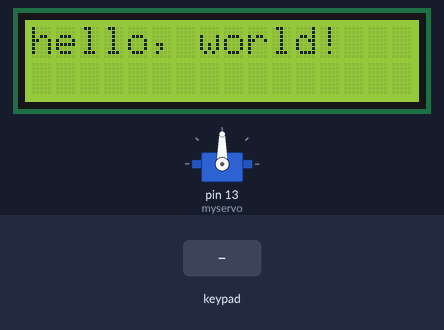
This sketch was run on a simulated Arduino Mega 2560, built with avr-gcc and run on an emulated ATmega2560. Shown: 16×2 character LCD, servo. Inputs (shaded band) come from the test bench. Random numbers use the default seed unless the sketch sets one; what the sketch prints to the serial monitor is not drawn.

Above: at 1.2 s.
1.3 s: keypad keys 3 8 4 0 4 2 4 4 A pressed 0.4 s apart
6.4 s: key 'C' pressed
7.9 s: key 'D' pressed
9.4 s: key 'E' pressed
10.9 s: key 'B' pressed
12.4 s: key 'F' pressed
Timing chart, 0 to 14.9 s (numbered marks = the images above; inputs shaded):
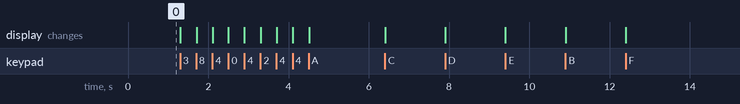

The sketch:

mathBox.ino
```cpp
//Keypad setup
#include <Keypad.h>

const byte ROWS = 4; //four rows
const byte COLS = 4; //four columns
//define the cymbols on the buttons of the keypads
char hexaKeys[ROWS][COLS] = {
  {'1','2','3','C'},
  {'4','5','6','D'},
  {'7','8','9','E'},
  {'A','0','B','F'}
};
byte rowPins[ROWS] = {38, 40, 42, 44}; //connect to the row pinouts of the keypad
byte colPins[COLS] = {46, 48, 50, 52}; //connect to the column pinouts of the keypad

//initialize an instance of class NewKeypad
Keypad customKeypad = Keypad( makeKeymap(hexaKeys), rowPins, colPins, ROWS, COLS);

// LCD setup
#include <LiquidCrystal.h>

// initialize the library with the numbers of the interface pins
LiquidCrystal lcd(7, 6, 5, 4, 3, 2);
//int backLight = 13;    // pin 13 will control the backlight

//Servo setup
#include <Servo.h>

Servo myservo;  // create servo object to control a servo
// twelve servo objects can be created on most boards

int pos = 0;    // variable to store the servo position <change to default pos
int locked_pos = 10;
int open_pos = 10;

//configuration variables
byte num_digits = 2;
byte num_args = 2;
byte num_seq = 1;
byte score = 0;
int answer = 0;
int submitted = 0;
byte op[4]={1,2,3,4};
int argVal[5];
byte opVal[4]={0,0,0,0};

//pinouts
byte digitPin0 = 1;
byte digitPin1 = 3;
byte argPin0 = 5;
byte argPin1 = 3;
byte seqPin0 = 5;
byte seqPin1 = 3;

byte addPin = 1;
byte minusPin = 2;
byte multiplyPin = 3;
byte dividePin = 4;


//char* lcdinitialization[] = {"Answer the question", "To open the box!", "Press A to continue..."} ;
char line0[17];
char line1[17];

char lcdqueryscore[17] = "Tries: ";
char lcdquerytext;

void setup() {
  // put your setup code here, to run once:
  Serial.begin(9600);

  //LCD Setup
  lcd.begin(16, 2);

  lcd.clear();                  // start with a blank screen
  lcd.setCursor(0,0);           // set cursor to column 0, row 0 (the first row)

  // Print a message to the LCD.
  lcd.print("hello, world!");

  //Servo Setup
  myservo.attach(13);  // attaches the servo on pin 9 to the servo object
  //myservo.write(lockedpos);

  //random setup
  randomSeed(analogRead(0)); // change to unused pin

  //setup configuration
  //don't use pin 13 for input
  pinMode(digitPin0, INPUT);
  pinMode(digitPin1, INPUT);
  pinMode(argPin0, INPUT);
  pinMode(argPin1, INPUT);
  pinMode(seqPin0, INPUT);
  pinMode(seqPin1, INPUT);
  pinMode(addPin, INPUT);
  pinMode(minusPin, INPUT);
  pinMode(multiplyPin, INPUT);
  pinMode(dividePin, INPUT);


  //read pins for configuration

  availableOperators(op,digitalRead(addPin),digitalRead(minusPin),digitalRead(multiplyPin),digitalRead(dividePin));//writes to op

  num_digits = BitToInt(digitalRead(digitPin0),digitalRead(digitPin1))+1; //minimum 1, offset by 1 therefore {1,2,3,4}

  num_args = BitToInt(digitalRead(argPin0),digitalRead(argPin1))+2; //minimum 2, offset by 2 therefore {2,3,4,5}

  num_seq = BitToInt(digitalRead(argPin0),digitalRead(argPin1))+1;  //minimum 1, offset by 1 therefore {1,2,3,4}


}

void loop() {
  //generate query


  //grab keypress
  //(while customKey == not press){
  //do nothing}
  char customKey = customKeypad.getKey();

  if (customKey){
    Serial.println(customKey);
  }
/*
  if (customKey=='B'&& score<num_seq){
    //check answer.
    //if correct score++;
    else report answer is wrong, try again

  }
  if (score=num_seq){
    //check answer.
    //if correct score++;
    else report answer is wrong, try again

  }
*/
  //LCD Output
  // set the cursor to column 0, line 1
  // (note: line 1 is the second row, since counting begins with 0):
  lcd.setCursor(0, 1);
  // print the keypressed:
  lcd.print(customKey);

  //sprintf(lcdqueryscore, “Score: %-2d”, score);

  //update display
  updateDisplay();


}

void genArgsVal(int argVal[], int digits, int args){
  for (int i = 0; i<args; i++){
    argVal[i] = random(0,10*exp(digits)-1);
  }
}

void availableOperators(byte op[], byte add, byte minus, byte multiply, byte divide){
  op[0]*=add;
  op[1]*=minus;
  op[2]*=multiply;
  op[3]*=divide;
}

int chooseOperator(byte op[]) {
  int selectedop=0;
  while(selectedop == 0){
    selectedop=op[random(0,3)];
  }
  return selectedop;
}

void genOpVal(byte opVal[], byte args, byte op[]){

  for (int i = 0; i<args-1; i++){
    opVal[i] = chooseOperator(op) ;
  }
}

int genAnswer(byte args, int argVal[], byte opVal[]){
  int answer;
  for (int j = 0; j<args-1; j++){
    if (j==0){
      answer=argVal[j];
    }
    else{
      switch(opVal[j-1]){
        case 0:
          break;
        case 1:
          answer += argVal[j];
          break;
        case 2:
          answer -= argVal[j];
          break;
        case 3:
          answer *= argVal[j];
          break;
        case 4:
          //answer /= argVal[j];
          break;
      }
    }

  }

  return answer;
}


byte BitToInt(byte pin0, byte pin1){
  //casts {00,01,10,11} to {0,1,2,3}
  int result;
  result = pin0 + pin1*2;
  return result;
}


void updateDisplay() {
   lcd.setCursor(0,0);
   lcd.print(line0);
   lcd.print(line1);
}
```
